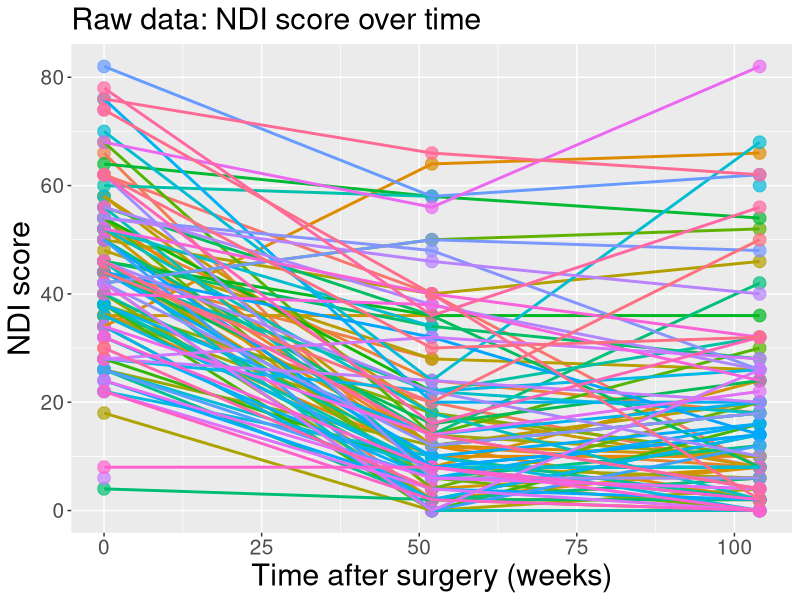
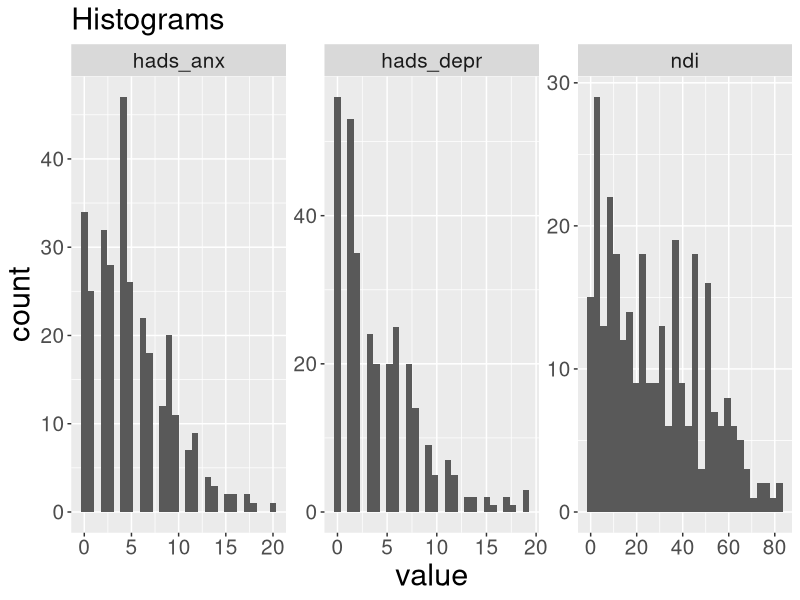
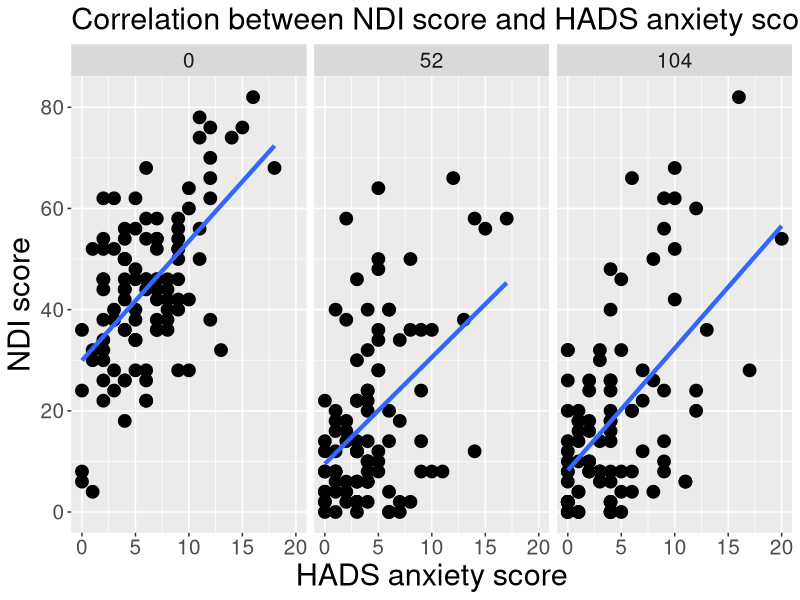
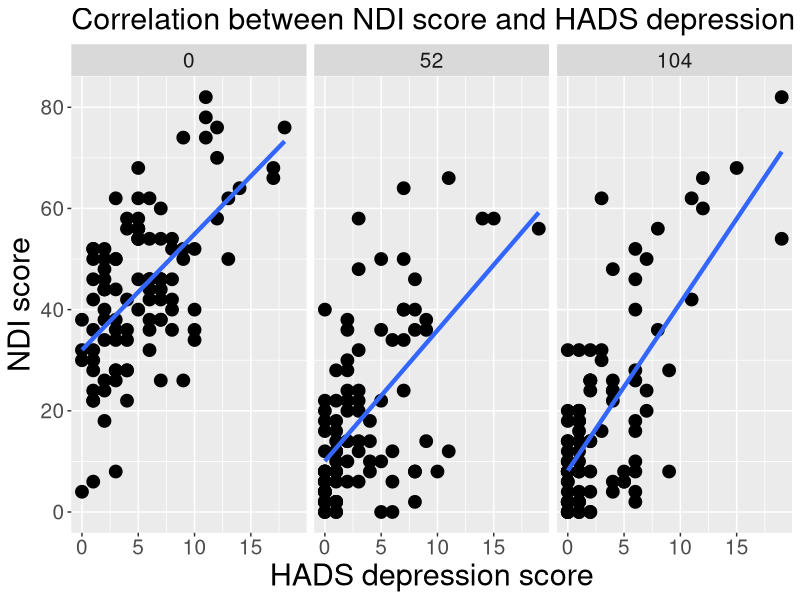
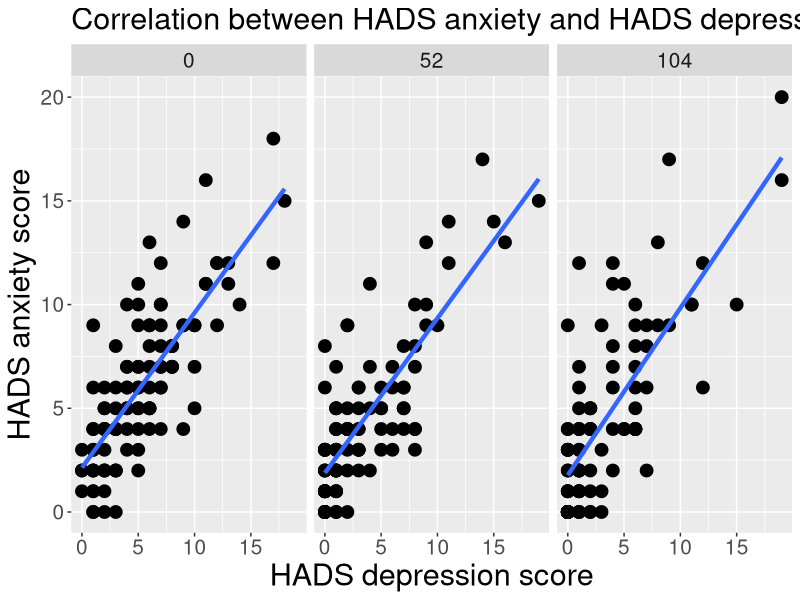

Here is the R script that generated these plots, in order:
## ---- chunk 1
knitr::opts_chunk$set(echo = FALSE, fig.width=16, fig.height=8, warning = FALSE)

rm(list = ls())
library(haven)
library(tidyverse)
library(gganimate)
library(tidyverse)
library(gridExtra)


data <- read_sav("Data/Dataset NECK HADS stuk 12-08-2019 long.sav")

# Visualization set-up
theme <-  theme(#panel.background = element_rect(fill = "lightgrey", colour = "white", size = 4),
              axis.text=element_text(size=15),
              axis.title=element_text(size=22),
              plot.title = element_text(size = 22),
              strip.text = element_text(size = 15))


# have a look at the missing values

data_missing <- data %>%
  select(PATIENTID, PMOMENTX, NDI.Som.GOED, HADSDEPR, HADSANGS) %>%
  filter_all(any_vars(is.na(.))) %>%
  print(n = Inf)

write.csv(data_missing, "Data/NECK_trail_missing_values.csv", row.names = F)


## ---- chunk 2

#### Cleaning data ####
df_all <- data %>% 
  dplyr::select(PATIENTID, OPERATIE, PMOMENTX, NDI.Som.GOED, HADSDEPR, HADSANGS, Baseline_HADSANG_Group,
         Baseline_HADSDEPR_Group) %>%
  rename(id = PATIENTID, surgery = OPERATIE, time = PMOMENTX, ndi = NDI.Som.GOED,
         hads_depr = HADSDEPR, hads_anx = HADSANGS, baseline_anx = Baseline_HADSANG_Group,
         baseline_depr = Baseline_HADSDEPR_Group) 


# One patients has NAs. Manually replace these
df_all %>%
  filter(id == "L8103004")  


df_all <- df_all %>% 
  mutate(baseline_depr = ifelse(df_all$id == "L8103004" & df_all$time != 0, 1, NA)) %>%
  mutate(baseline_anx = ifelse(df_all$id == "L8103004" & df_all$time != 0, 1, NA))
 
df_all %>%
  filter(id == "L8103004")

# Change to factors and create variables with the label names
df_all$id <- as.factor(df_all$id)
#df_all$di_depr <- as.factor(df_all$di_depr)
df_all$surgery <- as.factor(df_all$surgery)
df_all$baseline_depr <- as.factor(df_all$baseline_depr)
df_all$baseline_anx <- as.factor(df_all$baseline_anx)

df_all$surgery_labels <- df_all$surgery
levels(df_all$surgery_labels) <- c("ACD", "ACDF", "ACDA")

df_all$baseline_depr_labels <- df_all$baseline_depr
levels(df_all$baseline_depr_labels) <- c("non", "doubtful", "cases")

df_all$baseline_anx_labels <- df_all$baseline_anx
levels(df_all$baseline_anx_labels) <- c("non", "doubtful", "cases")



#### Depression/Anxiety after 2 years ####
# 0-7 non-cases, 8-10 doubtful cases and 11-21 cases

df_week104 <- df_all[df_all$time == 104,]
df_week104$week104_depr <- ifelse(df_week104$hads_depr <= 7, 1, 
                              ifelse(df_week104$hads_depr >= 11, 3, 2))
df_week104$week104_anx <- ifelse(df_week104$hads_anx <= 7, 1, 
                                  ifelse(df_week104$hads_anx >= 11, 3, 2))

df_week104 <- df_week104 %>%
  dplyr::select(id, time, hads_depr, hads_anx, week104_depr, week104_anx) %>%
  mutate(week104_depr_labels = dplyr::recode(week104_depr, "non", "doubtful", "cases")) %>%
  mutate(week104_anx_labels = dplyr::recode(week104_anx, "non", "doubtful", "cases"))
  

df_long <- left_join(df_all, df_week104, by = c("id",  "time", "hads_anx", "hads_depr"))


# remove nas
df_long_no_na <- df_long %>%
  drop_na(ndi, hads_anx, hads_depr)
  
# check if no patient is removed
setdiff(data$PATIENTID, df_long$id)



# Save new data file
write.table(df_long_no_na, file = "Data/data_final_2019-11-05.csv", sep = ",", row.names = FALSE, 
            na = "", col.names = T)

## ---- chunk 3

na_count <- sapply(df_long[,c(4:6)], function(y) sum(length(which(is.na(y)))))
na_count <- data.frame(na_count)
na_count


df_long_missing <- df_long %>% 
  dplyr::select(id, time, ndi, hads_anx, hads_depr) %>%
  filter_all(any_vars(is.na(.))) %>%
  print(n = Inf)

data_missing$PATIENTID <- as.factor(data_missing$PATIENTID)

all.equal(df_long_missing$id, data_missing$PATIENTID)
setdiff(df_long_missing$id, data_missing$PATIENTID)


## ---- chunk 4

p1 <-  ggplot(data = df_long, aes(x = time, y = ndi, col = id))  +
  geom_point(size = 4, alpha = 0.7) +
  geom_line(aes(group = id), size = 1) +
  ggtitle("Raw data: NDI score over time") + 
  ylab("NDI score") + 
  xlab("Time after surgery (weeks)") + theme(legend.position = "none") + 
  theme 


plot(p1)
# requires packages: gifski, png, gganimate
#renderer <-  gifski_renderer(loop=FALSE) 
#p1 + transition_reveal(along = time) 

#anim_save("example_animation")

## ---- chunk 5

df_long %>%
  select(ndi, hads_depr, hads_anx) %>% 
  gather() %>% 
  ggplot(aes(value)) +
    facet_wrap(~ key, scales = "free") +
    geom_histogram(bins = 30) + theme +
  ggtitle("Histograms")



## ---- chunk 6

ggplot(data = df_long, aes(x = hads_anx, y = ndi)) +
   ggtitle("Correlation between NDI score and HADS anxiety score at baseline, 52 and 104 weeks") +
  geom_point(size = 4) + geom_smooth(method=lm, se = F, size = 1.5) + 
  facet_grid(~time) + theme +  
  #geom_text(x = 5, y = 80, label = lm_eqn(df_long, x = "hads_anx", y = "ndi"), parse = TRUE) + 
  xlab("HADS anxiety score") + ylab("NDI score")

## ---- chunk 7

ggplot(data = df_long, aes(x = hads_depr, y = ndi)) +  
  geom_point(size = 4) + geom_smooth(method=lm, se = F, size = 1.5) + 
  facet_grid(~time) + theme + 
  ggtitle("Correlation between NDI score and HADS depression score at baseline, 52 and 104 weeks") + 
  #geom_text(x = 5, y = 80, label = lm_eqn(df_long, x = "hads_depr", y = "ndi"), parse = TRUE) + 
  xlab("HADS depression score") + ylab("NDI score")

## ---- chunk 8

ggplot(data = df_long, aes(x = hads_depr, y = hads_anx)) +  
  geom_point(size = 4) + geom_smooth(method=lm, se = F, size = 1.5) + 
  facet_grid(~time) + theme + 
  ggtitle("Correlation between HADS anxiety and HADS depression score at baseline, 52 and 104 week") + 
  #geom_text(x = 5, y = 80, label = lm_eqn(df_long, x = "hads_depr", y = "hads_anx"), parse = TRUE) +  
  #geom_text(x = 5, y = 20, label = lm_eqn(df), parse = TRUE) + 
  xlab("HADS depression score") + ylab("HADS anxiety score")

## ---- chunk 9

# Correlation between NDI at baseline and after 1 year. And correlation between NDI at baseline and after 2 years.
df_corr <- df_long %>%
  dplyr::select(id, time, ndi) %>%
  #gather(variable, value, -c(ndi:hads_depr)) %>%
  #unite(temp, student, variable) %>%
  #spread(temp, value)
 spread(key = time, value = ndi, sep = "")


#p3 <- ggplot(data = df_corr, aes(x = time0 , y = time52)) +  
#  geom_point(size = 4) + geom_smooth(method=lm, se = F, size = 1.5) + 
  #geom_text(x = 5, y = 80, label = lm_eqn(df_long, x = "hads_anx", y = "ndi"), parse = TRUE) + 
#  xlab("NDI score baseline") + ylab("NDI score 1 years") + theme



#p4 <- ggplot(data = df_corr, aes(x = time0 , y = time104)) +  
#  geom_point(size = 4) + geom_smooth(method=lm, se = F, size = 1.5) + 
#  ggtitle("Correlation between NDI at different timepoints") + 
  #geom_text(x = 5, y = 80, label = lm_eqn(df_long, x = "hads_anx", y = "ndi"), parse = TRUE) + 
#  xlab("NDI score baseline") + ylab("NDI score 2 years") + theme

#grid.arrange(p3, p4, nrow = 1)
